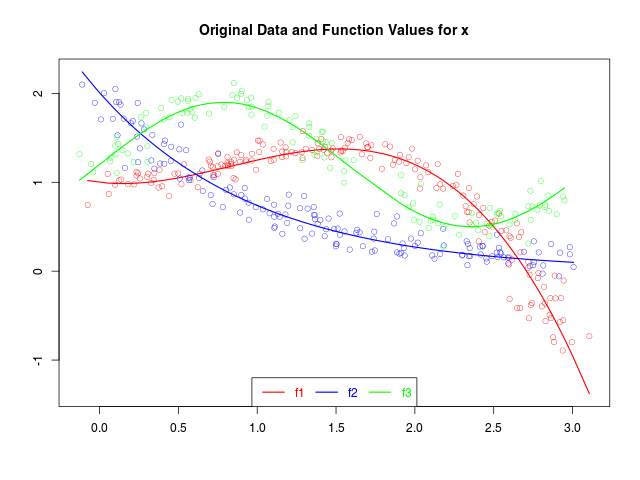

Recreate this plot in R.
library(plotteR)

# set a random seed for replicability
set.seed(1367);

# make an example
make.example <- function(f) {
  n <- as.integer(round(runif(n=1, min=10, max=200)));
  x <- sort(runif(n=n, min=0, max=3)); # generate x data
  y <- rnorm(n=n, mean=f(x), s=0.1);  # noisy y
  x <- rnorm(n=n, mean=x, s=0.1); # noisy x
  return(list(x=x, y=y, f=f));
}

# the three base functions
f <- c(function(x) 1 - 0.2*x + 0.75*x*x - 0.3*x*x*x,
       function(x) 0.1 * exp(3 - x),
       function(x) 1.2 + 0.7*sin(2*x));

# create the three example data sets
examples <- lapply(X=f, FUN=make.example);

# plot the original data
batchPlot.list(examples,
               names=c("f1", "f2", "f3"),
               ffun = function(l, x) l$f(x),
               main="Original Data and Function Values for x",
               legend=list(x="bottom", horiz=TRUE));
